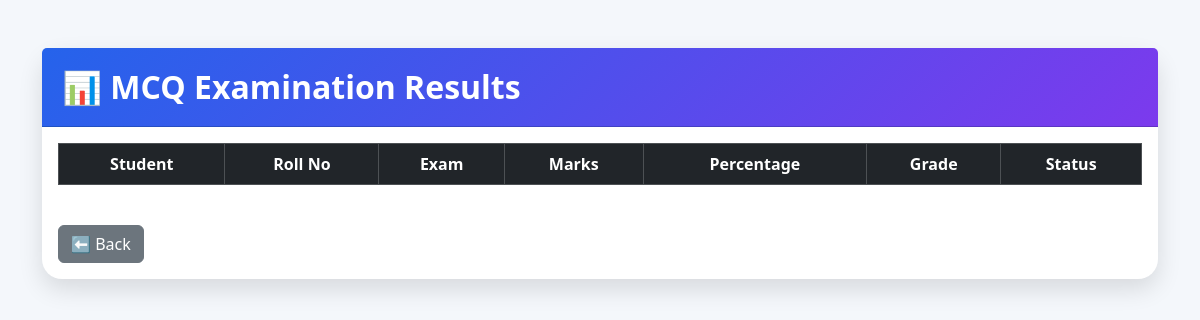
Before: /exam_results with the older database file.
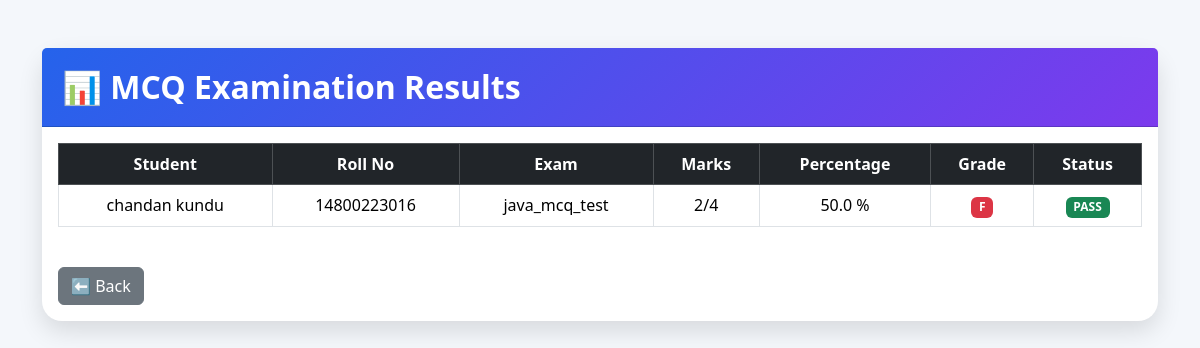
After: the same page with the newer database file.
### models.py (models this page shows)
class Result(db.Model):
    id = db.Column(db.Integer, primary_key=True)
    student_id = db.Column(db.Integer)
    student_name = db.Column(db.String(100))
    roll_number = db.Column(db.String(100))
    exam_id = db.Column(db.Integer)
    exam_title = db.Column(db.String(200))
    marks = db.Column(db.Integer)
    total = db.Column(db.Integer)
    percentage = db.Column(db.Float)

### app.py (the view)
@app.route("/exam_results")
def exam_results():
    results = Result.query.all()
    students = Student.query.all()
    exams = Exam.query.all()
    return render_template(
        "exam_results.html",
        results=results,
        students=students,
        exams=exams
    )

### templates/exam_results.html (shortened to what this page needs)
<!DOCTYPE html>
<html>
<head>
    <link href="https://cdn.jsdelivr.net/npm/bootstrap@5.3.3/dist/css/bootstrap.min.css" rel="stylesheet">
</head>
<body>
<div class="container mt-5">
<div class="card result-card">
<div class="card-header">
<h2>📊 MCQ Examination Results</h2>
</div>
<div class="card-body">
<table class="table table-bordered table-hover">
<thead class="table-dark">
<tr>
<th>Student</th>
<th>Roll No</th>
<th>Exam</th>
<th>Marks</th>
<th>Percentage</th>
<th>Grade</th>
<th>Status</th>
</tr>
</thead>
<tbody>
{% for result in results %}
<tr>
<td>
{{ result.student_name }}
</td>
<td>
{{ result.roll_number }}
</td>
<td>
{{ result.exam_title }}
</td>
<td>
{{ result.marks }}/{{ result.total }}
</td>
<td>
{{ result.percentage }} %
</td>
<td>
{% if result.percentage >= 90 %}
<span class="badge bg-success">
A+
</span>
{% elif result.percentage >= 80 %}
<span class="badge bg-primary">
A
</span>
{% elif result.percentage >= 70 %}
<span class="badge bg-info">
B
</span>
{% elif result.percentage >= 60 %}
<span class="badge bg-warning text-dark">
C
</span>
{% else %}
<span class="badge bg-danger">
F
</span>
{% endif %}
</td>
<td>
{% if result.percentage >= 40 %}
<span class="badge bg-success">
PASS
</span>
{% else %}
<span class="badge bg-danger">
FAIL
</span>
{% endif %}
</td>
</tr>
{% endfor %}
</tbody>
</table>
<br>
<a href="/teacher_panel"
class="btn btn-secondary">
⬅ Back
</a>
</div>
</div>
</div>
</body>
</html>

Changed rows visible on the page:
added Result: student_name "chandan kundu", roll_number "14800223016", exam_title "java_mcq_test", marks "2", total "4", percentage "50.0", shows "F", shows "PASS"
